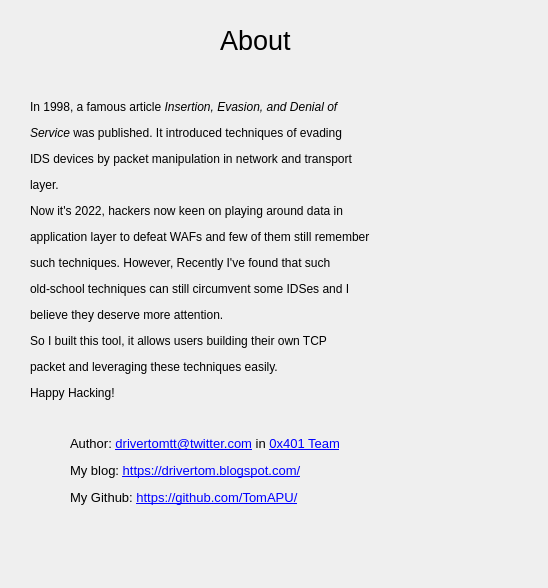
<?xml version="1.0" encoding="UTF-8"?>
<ui version="4.0">
 <class>aboutdialog</class>
 <widget class="QDialog" name="aboutdialog">
  <property name="geometry">
   <rect>
    <x>0</x>
    <y>0</y>
    <width>548</width>
    <height>588</height>
   </rect>
  </property>
  <property name="windowTitle">
   <string>Dialog</string>
  </property>
  <widget class="QLabel" name="label">
   <property name="geometry">
    <rect>
     <x>220</x>
     <y>10</y>
     <width>91</width>
     <height>61</height>
    </rect>
   </property>
   <property name="font">
    <font>
     <pointsize>20</pointsize>
    </font>
   </property>
   <property name="text">
    <string>About</string>
   </property>
   <property name="textInteractionFlags">
    <set>Qt::LinksAccessibleByMouse|Qt::TextSelectableByMouse</set>
   </property>
  </widget>
  <widget class="QLabel" name="label_2">
   <property name="geometry">
    <rect>
     <x>30</x>
     <y>80</y>
     <width>511</width>
     <height>341</height>
    </rect>
   </property>
   <property name="text">
    <string>&lt;html&gt;&lt;head/&gt;&lt;body&gt;&lt;p&gt;In 1998, a famous article &lt;span style=&quot; font-style:italic;&quot;&gt;Insertion, Evasion, and Denial of &lt;/span&gt;&lt;/p&gt;&lt;p&gt;&lt;span style=&quot; font-style:italic;&quot;&gt;Service&lt;/span&gt; was published. It introduced techniques of evading&lt;/p&gt;&lt;p&gt;IDS devices by packet manipulation in network and transport&lt;/p&gt;&lt;p&gt;layer.&lt;/p&gt;&lt;p&gt;Now it's 2022, hackers now keen on playing around data in&lt;/p&gt;&lt;p&gt;application layer to defeat WAFs and few of them still remember&lt;/p&gt;&lt;p&gt;such techniques. However, Recently I've found that such&lt;/p&gt;&lt;p&gt;old-school techniques can still circumvent some IDSes and I &lt;/p&gt;&lt;p&gt;believe they deserve more attention.&lt;/p&gt;&lt;p&gt;So I built this tool, it allows users building their own TCP&lt;/p&gt;&lt;p&gt;packet and leveraging these techniques easily.&lt;/p&gt;&lt;p&gt;Happy Hacking!&lt;/p&gt;&lt;/body&gt;&lt;/html&gt;</string>
   </property>
   <property name="textInteractionFlags">
    <set>Qt::LinksAccessibleByMouse|Qt::TextSelectableByMouse</set>
   </property>
  </widget>
  <widget class="QLabel" name="label_3">
   <property name="geometry">
    <rect>
     <x>70</x>
     <y>420</y>
     <width>441</width>
     <height>101</height>
    </rect>
   </property>
   <property name="font">
    <font>
     <pointsize>10</pointsize>
    </font>
   </property>
   <property name="text">
    <string>&lt;html&gt;&lt;head/&gt;&lt;body&gt;&lt;p&gt;Author: &lt;a href=&quot;https://twitter.com/drivertomtt&quot;&gt;&lt;span style=&quot; text-decoration: underline; color:#0000ff;&quot;&gt;drivertomtt@twitter.com&lt;/span&gt;&lt;/a&gt; in &lt;a href=&quot;https://www.0x401.com/&quot;&gt;&lt;span style=&quot; text-decoration: underline; color:#0000ff;&quot;&gt;0x401 Team&lt;/span&gt;&lt;/a&gt;&lt;/p&gt;&lt;p&gt;My blog: &lt;a href=&quot;https://drivertom.blogspot.com/&quot;&gt;&lt;span style=&quot; text-decoration: underline; color:#0000ff;&quot;&gt;https://drivertom.blogspot.com/&lt;/span&gt;&lt;/a&gt;&lt;/p&gt;&lt;p&gt;My Github: &lt;a href=&quot;https://github.com/TomAPU/&quot;&gt;&lt;span style=&quot; text-decoration: underline; color:#0000ff;&quot;&gt;https://github.com/TomAPU/&lt;/span&gt;&lt;/a&gt;&lt;/p&gt;&lt;/body&gt;&lt;/html&gt;</string>
   </property>
   <property name="textInteractionFlags">
    <set>Qt::LinksAccessibleByMouse|Qt::TextSelectableByMouse</set>
   </property>
  </widget>
 </widget>
 <resources/>
 <connections/>
</ui>
